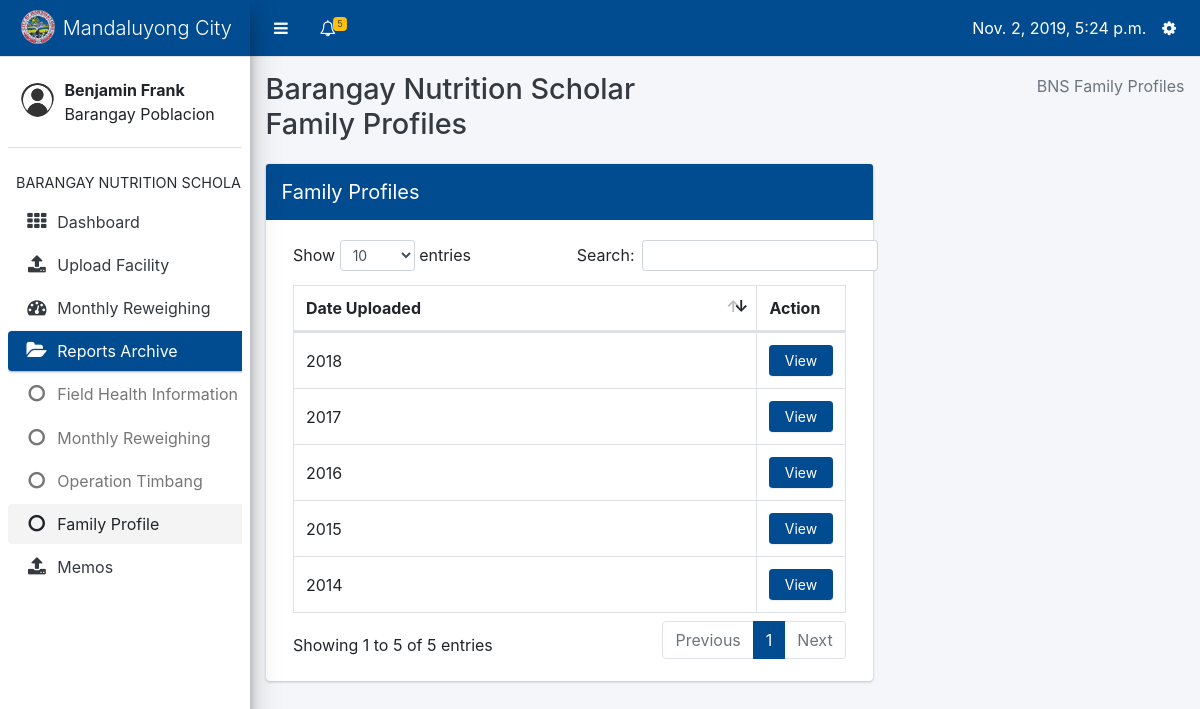
The page /data-input/bns/family_profile/list (signed in) on the database its author committed.
### core/models.py (models this page shows, shortened)
class Profile(models.Model):
    user = models.OneToOneField(User, on_delete=models.CASCADE, related_name='profile')
    barangay = models.ForeignKey(Barangay, on_delete=models.CASCADE, null=True, blank=True)
    USER_TYPES = (
        ('Barangay Nutrition Scholar', 'Barangay Nutrition Scholar'),
        ('Nutritionist', 'Nutritionist'),
        ('Nutrition Program Coordinator', 'Nutrition Program Coordinator')
    )
    user_type = models.CharField(max_length=40, choices=USER_TYPES)

### datainput/models.py (models this page shows, shortened)
class Barangay(models.Model):
    name = models.CharField(max_length=100)
    @property
    def has_reweighed(self):
        patients = Patient.objects.filter(barangay=self)
        if patients.count() == 0:
            return False
        for patient in patients:
            try:
                mr = MonthlyReweighing.objects.get(patient=patient, date__month=datetime.now().month)
            except MonthlyReweighing.DoesNotExist:
                return False
        return True

class FamilyProfile(models.Model):
    barangay = models.ForeignKey(Barangay, on_delete=models.CASCADE)
    date = models.DateTimeField(default=datetime.now)
    uploaded_by = models.ForeignKey('core.Profile', on_delete=models.DO_NOTHING)

### datainput/views.py (the view)
# urls.py: path('bns/family_profile/list', views.family_profiles, name='family_profiles'),
@login_required
def family_profiles(request):
    barangay = Profile.objects.get(user=request.user).barangay
    families = FamilyProfile.objects.filter(barangay=barangay).order_by('-date')
    profile = Profile.objects.get(user=request.user)
    active = 'fp'
    request.session['active'] = 'fp'
    context = {
        'active': active,
        'profile': profile,
        'barangay': barangay,
        'families': families
    }
    return render(request, 'datainput/family_profile_index.html', context)

### core/context_processors.py (called while the page is built)
def get_user_type(request):
    if request.user.is_anonymous:
        return {
            'user_type': None
        }
    return {
        'user_type': Profile.objects.get(user=request.user).user_type
    }

def get_notifications(request):
    if not request.user.is_anonymous:
        notifications = Notification.objects.filter(profile_to=Profile.objects.get(user=request.user)).order_by('date')
        return {
            'notifications': notifications
        }
    return {
        'notifications': None
    }

def get_unread_notifications(request):
    if not request.user.is_anonymous:
        unread_count = Notification.objects.filter(profile_to=Profile.objects.get(user=request.user), is_read=False)
        return {
            'unread_count': unread_count.count()
        }
    return {
        'unread_count': None
    }

def today(request):
    return {
        'today': datetime.now()
    }

def year_now(request):
    return {
        'year_present': datetime.now().year
    }

def profile(request):
    if request.user.is_anonymous:
        return {
            'profile': None
        }
    return {
        'profile': Profile.objects.get(user=request.user)
    }

### datainput/templates/datainput/family_profile_index.html (shortened to what this page needs)
{% extends 'core/bns-layout.html' %}
{% block content %}
<div class="content-wrapper" style="min-height: 620px; height: auto; margin-top: 57px;">
    <div class="content-header">
        <div class="container-fluid">
            <div class="row mb-2">
                    <div class="col-sm-6">
                        <h1 class="m-0 text-dark">Barangay Nutrition Scholar Family Profiles</h1>
                    </div>
                <div class="col-sm-6">
                    <ol class="breadcrumb float-sm-right">
                        <li class="breadcrumb-item active">BNS Family Profiles</li>
                    </ol>
                </div>
            </div>
        </div>
    </div>
    <section class="content">
        <div class="container-fluid">
            <div class="row">
                <div class="col-8">
                    <div class="card card-primary">
                        <div class="card-header d-flex p-0">
                            <h3 class="card-title p-3">Family Profiles</h3>
                        </div>
                        <div class="card-body">
                                <div>
                                    <table id="familyprofile_list" class="table table-bordered table-hover dataTable">
                                        <thead>
                                        <tr>
                                            <th>Date Uploaded</th>
                                            <th style="width: 16%;">Action</th>
                                        </tr>
                                        </thead>
                                        <tbody>
                                        {% for family in families %}
                                            <tr>
                                                <td style="vertical-align: middle;">
                                                    {{ family.date.year }}
                                                </td>
                                               <td>
                                                   <a class="btn btn-primary btn-sm col-12" href="{% url 'datainput:show_profiles' family.id %}">View</a>
                                               </td>
                                            </tr>
                                        {% endfor %}
                                        </tbody>
                                    </table>
                                </div>
                        </div>
                    </div>
                </div>
            </div>
        </div>
    </section>
</div>
{% endblock %}

### core/templates/core/bns-layout.html (shortened to what this page needs)
{% load static %}
<html>
    <head>
        <link rel="stylesheet" type="text/css" href="{% static 'core/plugins/bootstrap/css/bootstrap.css' %}">
        <link rel="stylesheet" type="text/css" href="{% static 'core/plugins/css/adminlte.css' %}">
        <link rel="stylesheet" type="text/css" href="{% static 'core/plugins/datatables/dataTables.bootstrap4.css' %}">
        <link rel="stylesheet" type="text/css" href="{% static 'core/plugins/font-awesome/css/font-awesome.css' %}">
    </head>
    <body class="sidebar-mini">
        <div class="wrapper">
            <nav class="main-header navbar navbar-expand border-bottom navbar-light bg-primary" style="position: fixed; right: 0; left: 0;">
                <ul class="navbar-nav">
                    <li class="nav-item">
                        <a class="nav-link" data-widget="pushmenu" href="#" style="padding-top: 12px;"><i class="fa fa-bars"></i></a>
                    </li>
                    <li class="nav-item dropdown">
                        <a class="nav-link" data-toggle="dropdown" href="#" aria-expanded="false" style="padding-top: 12px;">
                            <i class="fa fa-bell-o"></i>
                            {% if unread_count > 0 %}
                                <span class="badge badge-warning navbar-badge">
                                {{ unread_count }}</span>
                            {% endif %}
                        </a>
                    </li>
                </ul>
                <ul class="navbar-nav ml-auto">
                    <li class="nav-item mt-2">
                        {{ today }}
                    </li>
                    <li class="nav-item dropdown">
                        <a class="nav-link" data-toggle="dropdown" href="#" aria-expanded="true" style="padding-top: 12px;">
                            <i class="fa fa-cog"></i>
                        </a>
                    </li>
                </ul>
            </nav>
            <aside class="main-sidebar elevation-4 sidebar-light-primary" style="min-height: 620px;">
                <div class="brand-link bg-primary">
                    <img src="{% static 'core/images/com.png' %}" class="brand-image img-circle" style="opacity: .8">
                    <span class="brand-text font-weight-light">Mandaluyong City</span>
                </div>
                <div class="sidebar">
                    <div class="user-panel mt-3 pb-3 mb-3 d-flex">
                        <div class="image">
                            <img src="{% static 'core/images/usr.png' %}" class="img-circle" alt="User Image" style="padding-top: 10px">
                        </div>
                        <div class="info">
                            <div class="d-block"><b>{{ profile.user.first_name }} {{ profile.user.last_name }}</b><br>{{ profile.barangay.name }}</div>
                        </div>
                    </div>
                    <nav class="mt-2">
                        <ul class="nav nav-pills nav-sidebar flex-column" data-widget="treeview" role="menu" data-accordion="false">
                            <li class="nav-header">BARANGAY NUTRITION SCHOLAR</li>
                            <li class="nav-item">
                                <a class="nav-link" href="{% url 'core:bns_dashboard' %}">
                                    <i class="nav-icon fa fa-th"></i>
                                    <p>Dashboard</p>
                                </a>
                            </li>
                            <li class="nav-item">
                                <a href="{% url 'core:bns-index' %}" class="nav-link {% if active == 'uf' %}active{% endif %}">
                                    <i class="nav-icon fa fa-upload"></i>
                                    <p>Upload Facility</p>
                                </a>
                            </li>
                            <li class="nav-item">
                                <a href="{% url 'datainput:latest_monthly_reweighing_index' %}" class="nav-link {% if active == 'mw' %}active{% endif %}">
                                    <i class="nav-icon fa fa-dashboard"></i>
                                    <p>Monthly Reweighing</p>
                                </a>
                            </li>
                            <li class="nav-item has-treeview {% if active == 'fh' or active == 'mr' or active == 'ot' or active == 'fp' %}menu-open{% endif %}">
                            <a href="#" class="nav-link {% if active == 'fh' or active == 'mr' or active == 'ot' or active == 'fp' %}active{% endif %}">
                              <i class="nav-icon fa fa-folder-open"></i>
                              <p>
                                Reports Archive
                              </p>
                            </a>
                            <ul class="nav nav-treeview">
                              <li class="nav-item">
                                <a  href="{% url 'datainput:show_fhsis_list' %}" class="nav-link {% if active == 'fh' %}active{% endif %}">
                                  <i class="fa fa-circle-o nav-icon"></i>
                                  <p>Field Health Information System</p>
                                </a>
                              </li>
                              <li class="nav-item">
                                <a href="{% url 'datainput:monthly_reweighing_list' %}" class="nav-link {% if active == 'mr' %}active{% endif %}">
                                  <i class="fa fa-circle-o nav-icon"></i>
                                  <p>Monthly Reweighing</p>
                                </a>
                              </li>
                              <li class="nav-item">
                                <a href="{% url 'datainput:show_opt_list' %}" class="test nav-link {% if active == 'ot' %}active{% endif %}">
                                  <i class="fa fa-circle-o nav-icon"></i>
                                  <p>Operation Timbang</p>
                                </a>
                              </li>
                                <li class="nav-item">
                                <a href="{% url 'datainput:family_profiles' %}" class="test nav-link {% if active == 'fp' %}active{% endif %}">
                                  <i class="fa fa-circle-o nav-icon"></i>
                                  <p>Family Profile</p>
                                </a>
                              </li>
                            </ul>
                            </li>
                            <li class="nav-item">
                                <a href="{% url 'core:memos' %}" class="nav-link {% if active == 'mm' %}active{% endif %}">
                                    <i class="nav-icon fa fa-upload"></i>
                                    <p>Memos</p>
                                </a>
                            </li>
                        </ul>
                    </nav>
                </div>
            </aside>
            {% block content %}
            {% endblock %}
        </div>
    </body>
</html>

### rows shown on the page
Profile: user.first_name "Benjamin", user.last_name "Frank", barangay.name "Barangay Poblacion"
FamilyProfile: date.year "2018"
FamilyProfile: date.year "2017"
FamilyProfile: date.year "2016"
FamilyProfile: date.year "2015"
FamilyProfile: date.year "2014"

### other values the page prints
{{ unread_count }} "5"
